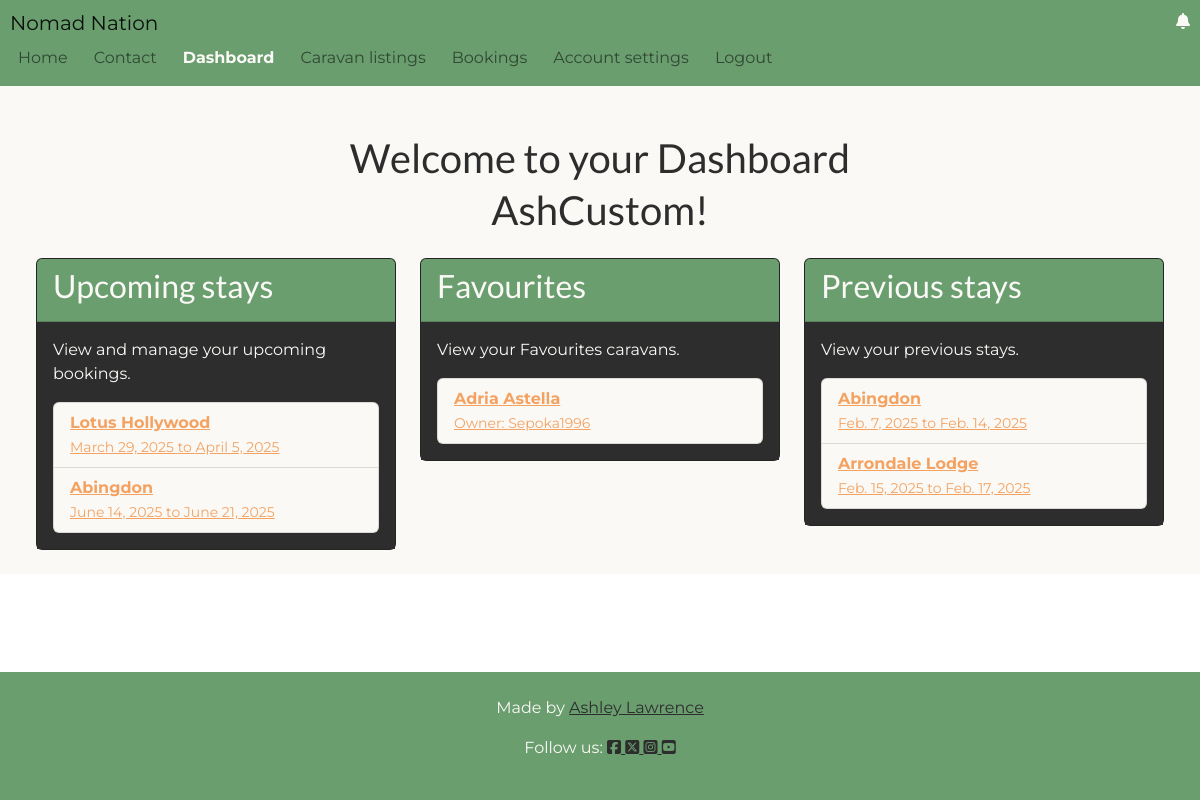
The page /dashboard/ (signed in) on the database as committed earlier.
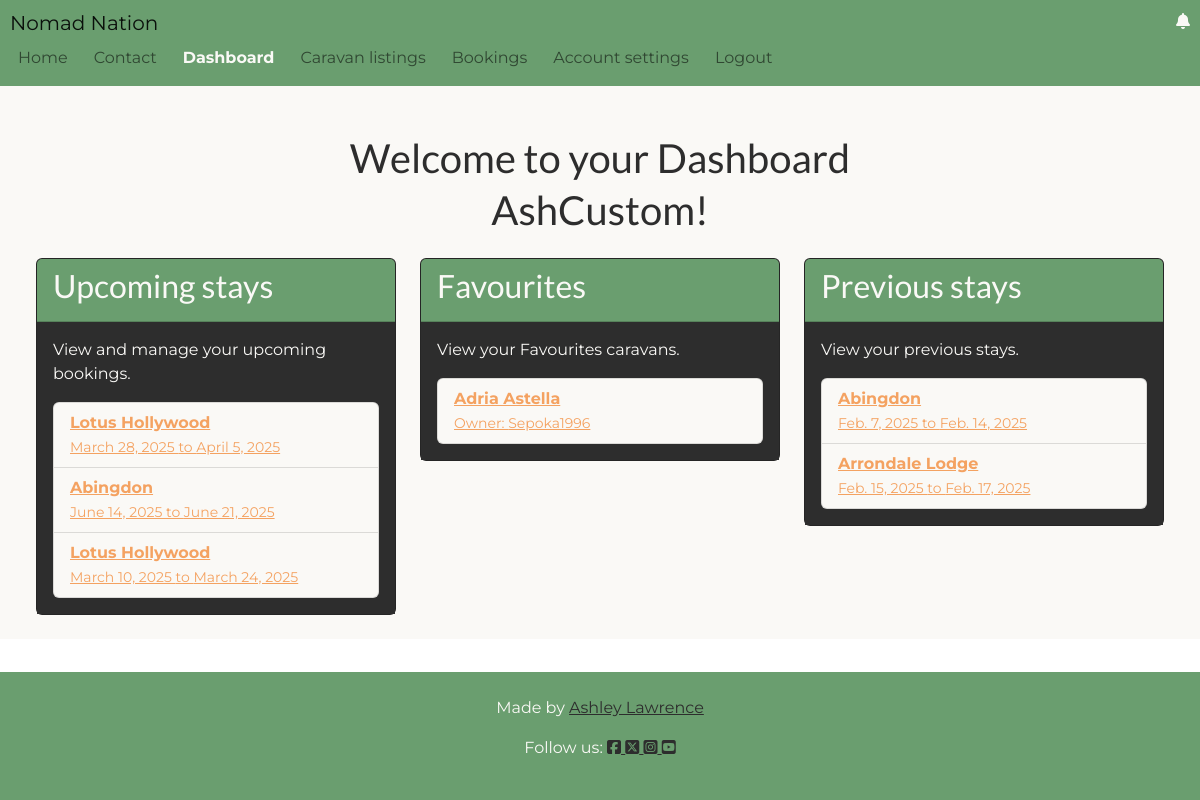
The same page on the database as committed later.
### listings/models.py (models this page shows, shortened)
class Booking(models.Model):
    STATUS_CHOICES = [
        ("pending", _("Pending")),
        ("accepted", _("Accepted")),
        ("declined", _("Declined")),
    ]
    caravan = models.ForeignKey(
        Caravan, on_delete=models.CASCADE, related_name="bookings"
    )
    customer = models.ForeignKey(
        User, on_delete=models.CASCADE, related_name="bookings"
    )
    name = models.CharField(max_length=50)
    email = models.EmailField()
    phone_number = models.CharField(max_length=15, blank=True, null=True)
    start_date = models.DateField()
    end_date = models.DateField()
    message = models.TextField(blank=True, null=True)
    status = models.CharField(
        max_length=10, choices=STATUS_CHOICES, default="pending"
    )

class Caravan(models.Model):
    owner = models.ForeignKey(
        User, on_delete=models.CASCADE, related_name='caravans'
    )
    title = models.CharField(max_length=100)
    description = models.TextField()
    berth = models.CharField(
        max_length=10, choices=[
            ('small', _('Two-berth')),
            ('medium', _('Four-berth')),
            ('large', _('Six-berth'))
        ]
    )
    price_per_night = models.DecimalField(max_digits=6, decimal_places=2)
    currency = models.CharField(max_length=3, default="GBP")
    location = models.CharField(max_length=100)
    amenities = models.ManyToManyField(Amenity, related_name='caravans')
    favourites = models.ManyToManyField(
        User, related_name='favourite_caravans', blank=True
    )

### dashboard/views.py (the view, shortened to what this page needs)
# urls.py: path('', views.dashboard_view, name='dashboard'),
@login_required
def dashboard_view(request):
    current_user = request.user
    context = {}
    context['username'] = current_user.username
    if current_user.is_superuser:
        context['user_type'] = 'superuser'
        context['admin_url'] = '/admin/'
        return render(request, 'dashboard/dashboard.html', context)
    try:
        user_profile = current_user.profile
    except AttributeError:
        return redirect('account_logout')
    if user_profile.user_type == 'customer':
        context['user_type'] = 'customer'
        context['upcoming_stays'] = Booking.objects.filter(
            customer=current_user,
            status='accepted',
            start_date__gte=timezone.now()
        )
        context['favourites'] = current_user.favourite_caravans.all()
        context['previous_stays'] = Booking.objects.filter(
            customer=current_user,
            status='accepted',
            end_date__lt=timezone.now()
        )
    else:
        return redirect('account_logout')
    return render(request, 'dashboard/dashboard.html', context)

### dashboard/templates/dashboard/dashboard.html (shortened to what this page needs)
{% extends "base.html" %}
{% load i18n %}
{% block content %}
<div class="container-fluid d-flex flex-column justify-content-center align-items-center bg-styles">
    <h1 class="text-center mb-1 mt-5 title">{% trans "Welcome to your Dashboard" %}</h1>
    {% if user_type == 'superuser' %}
    <h1 class="text-center mb-4 title">{% trans "Superuser!" %}</h1>
    <p>{% trans "To manage the site go to admin page:" %}
        <a href="{{ admin_url }}" class="btn btn-primary w-100 mt-3 btn-styles">{% trans "Here" %}</a>
    </p>
</div>
{% elif user_type == 'customer' %}
<div class="container-fluid d-flex flex-column justify-content-center align-items-center bg-styles dashboard-style">
    <h1 class="text-center mb-4 title">{{ username }}!</h1>
    <div class="row w-100">
        <div class="col-md-4">
            <div class="card mb-4 text-white">
                <div class="card-header">
                    <h2 class="title card-title">{% trans "Upcoming stays" %}</h2>
                </div>
                <div class="card-body">
                    <p>{% trans "View and manage your upcoming bookings." %}</p>
                    <ul class="list-group">
                        {% for stay in upcoming_stays %}
                            <li class="list-group-item">
                                <a href="{% url 'booking_view' stay.caravan.id %}">
                                    <strong>{{ stay.caravan.title }}</strong><br>
                                    <small>{{ stay.start_date }} to {{ stay.end_date }}</small>
                                </a>
                            </li>
                        {% empty %}
                            <li class="list-group-item">{% trans "No upcoming stays" %}</li>
                        {% endfor %}
                    </ul>
                </div>
            </div>
        </div>
        <div class="col-md-4">
            <div class="card mb-4 text-white">
                <div class="card-header">
                    <h2 class="card-title title">{% trans "Favourites" %}</h2>
                </div>
                <div class="card-body">
                    <p>{% trans "View your Favourites caravans." %}</p>
                    <ul class="list-group">
                        {% for caravan in favourites %}
                            <li class="list-group-item">
                                <a href="{% url 'listings' %}#caravan-{{ caravan.pk }}">
                                    <strong>{{ caravan.title }}</strong><br>
                                    <small>{% trans "Owner:" %} {{ caravan.owner.username }}</small>
                                </a>
                            </li>
                        {% empty %}
                            <li class="list-group-item">{% trans "No items in your favourites" %}</li>
                        {% endfor %}
                    </ul>
                </div>
            </div>
        </div>
        <div class="col-md-4">
            <div class="card mb-4 text-white">
                <div class="card-header">
                    <h2 class="card-title title">{% trans "Previous stays" %}</h2>
                </div>
                <div class="card-body">
                    <p>{% trans "View your previous stays." %}</p>
                    <ul class="list-group">
                        {% for stay in previous_stays %}
                            <li class="list-group-item">
                                <a href="{% url 'booking_view' stay.caravan.id %}">
                                    <strong>{{ stay.caravan.title }}</strong><br>
                                    <small>{{ stay.start_date }} {% trans "to" %} {{ stay.end_date }}</small>
                                </a>
                            </li>
                        {% empty %}
                            <li class="list-group-item">{% trans "No previous stays" %}</li>
                        {% endfor %}
                    </ul>
                </div>
            </div>
        </div>
    </div>
</div>
{% endif %}
{% endblock %}

Rows that differ between the two databases and show on the page:
changed Booking: start_date "March 29, 2025" → "March 28, 2025"
added Booking: caravan "Lotus Hollywood", start_date "March 10, 2025", end_date "March 24, 2025", shown under "Upcoming stays"
